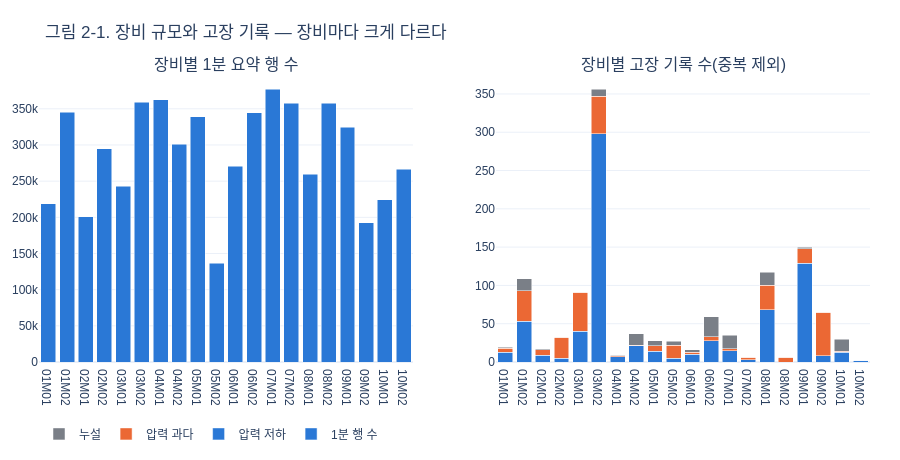

The cell this chart's notebook holds for it:
### Markdown cell above
## 2. 데이터셋 설명

### 2-1. 출처·범위

[PHM Society 2018 Data Challenge](https://www.phmsociety.org/events/conference/phm/18/data-challenge)의 이온 밀 식각 장비 데이터다. 장비 1대가 웨이퍼를 처리하는 동안 약 4초마다 센서·설정값을 기록하고, 헬륨 냉각 계통 고장 3종의 발생 시각(작업자가 정비를 위해 장비를 세운 시점)을 따로 제공한다. 자세한 설명은 [data/README.md](../data/README.md)에 있다.

이 노트북이 읽는 **1분 요약 파일**은 `src/make_processed.py`가 만든다. 같은 분(`time // 60`)에 속한 기록을 묶어 센서별 평균·최소·최대와 TTF를 남겼다. 값까지 같은 중복 행 5,470행만 제거했다. 기록이 없는 분은 행으로 만들지 않았다.

시험 데이터 5대는 정답이 공개되지 않아 쓰지 않는다. 성능 평가는 학습 20대 안에서 장비 단위로 나눠 한다.

### Code cell
span = df.groupby('Tool', observed=True).time_start.agg(['min', 'max'])
fc = (events.pivot_table(index='Tool', columns='fault_type', values='time', aggfunc='size', fill_value=0)
      .reindex(columns=FAULTS).rename(columns=FSHORT))
scale = pd.DataFrame({'1분 행 수': df.groupby('Tool', observed=True).size(),
                      '기간(일)': ((span['max'] - span['min']) / 86400).round(0).astype(int)}).join(fc)
scale['고장 합계'] = fc.sum(axis=1)
display(scale)

fig = make_subplots(rows=1, cols=2, subplot_titles=['장비별 1분 요약 행 수', '장비별 고장 기록 수(중복 제외)'])
fig.add_bar(x=scale.index, y=scale['1분 행 수'], marker_color=C_OK, name='1분 행 수', row=1, col=1)
for f, c in zip(FAULTS, ['#2a78d6', '#eb6834', '#7a7f87']):
    fig.add_bar(x=fc.index, y=fc[FSHORT[f]], name=FSHORT[f], marker_color=c, row=1, col=2)
fig.update_layout(barmode='stack', title='그림 2-1. 장비 규모와 고장 기록 — 장비마다 크게 다르다',
                  legend=dict(orientation='h', y=-.2))
show(fig, 460)

### Figure 1 — Plotly figure (JSON) as saved in the notebook; plotly's stock layout.template omitted (floating-point values rounded to 4 significant figures)
{"data": [{"marker": {"color": "#2a78d6"}, "name": "1분 행 수", "type": "bar", "x": ["01M01", "01M02", "02M01", "02M02", "03M01", "03M02", "04M01", "04M02", "05M01", "05M02", "06M01", "06M02", "07M01", "07M02", "08M01", "08M02", "09M01", "09M02", "10M01", "10M02"], "xaxis": "x", "y": [218970, 345344, 200758, 294710, 243115, 359327, 362839, 301192, 339279, 136511, 270865, 344902, 376897, 357638, 259648, 357728, 324220, 192691, 224250, 266158], "yaxis": "y"}, {"marker": {"color": "#2a78d6"}, "name": "압력 저하", "type": "bar", "x": ["01M01", "01M02", "02M01", "02M02", "03M01", "03M02", "04M01", "04M02", "05M01", "05M02", "06M01", "06M02", "07M01", "07M02", "08M01", "08M02", "09M01", "09M02", "10M01", "10M02"], "xaxis": "x2", "y": [13, 53, 9, 5, 40, 298, 7, 21, 14, 5, 10, 28, 15, 3, 68, 0, 129, 8, 13, 2], "yaxis": "y2"}, {"marker": {"color": "#eb6834"}, "name": "압력 과다", "type": "bar", "x": ["01M01", "01M02", "02M01", "02M02", "03M01", "03M02", "04M01", "04M02", "05M01", "05M02", "06M01", "06M02", "07M01", "07M02", "08M01", "08M02", "09M01", "09M02", "10M01", "10M02"], "xaxis": "x2", "y": [5, 40, 7, 27, 51, 49, 1, 1, 7, 17, 3, 5, 2, 3, 32, 6, 19, 57, 1, 0], "yaxis": "y2"}, {"marker": {"color": "#7a7f87"}, "name": "누설", "type": "bar", "x": ["01M01", "01M02", "02M01", "02M02", "03M01", "03M02", "04M01", "04M02", "05M01", "05M02", "06M01", "06M02", "07M01", "07M02", "08M01", "08M02", "09M01", "09M02", "10M01", "10M02"], "xaxis": "x2", "y": [1, 16, 1, 0, 0, 9, 1, 15, 7, 5, 3, 26, 18, 0, 17, 0, 2, 0, 16, 0], "yaxis": "y2"}], "layout": {"annotations": [{"font": {"size": 16}, "showarrow": false, "text": "장비별 1분 요약 행 수", "x": 0.225, "xanchor": "center", "xref": "paper", "y": 1.0, "yanchor": "bottom", "yref": "paper"}, {"font": {"size": 16}, "showarrow": false, "text": "장비별 고장 기록 수(중복 제외)", "x": 0.775, "xanchor": "center", "xref": "paper", "y": 1.0, "yanchor": "bottom", "yref": "paper"}], "barmode": "stack", "font": {"family": "Malgun Gothic, sans-serif"}, "height": 460, "legend": {"orientation": "h", "y": -0.2}, "margin": {"b": 70, "l": 30, "r": 30, "t": 75}, "title": {"text": "그림 2-1. 장비 규모와 고장 기록 — 장비마다 크게 다르다"}, "xaxis": {"anchor": "y", "domain": [0.0, 0.45]}, "xaxis2": {"anchor": "y2", "domain": [0.55, 1.0]}, "yaxis": {"anchor": "x", "domain": [0.0, 1.0]}, "yaxis2": {"anchor": "x2", "domain": [0.0, 1.0]}}}
